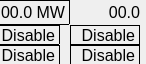
    <widget class="QFrame" name="status_gun">
     <property name="geometry">
      <rect>
       <x>210</x>
       <y>90</y>
       <width>146</width>
       <height>64</height>
      </rect>
     </property>
     <property name="font">
      <font>
       <pointsize>12</pointsize>
      </font>
     </property>
     <property name="frameShape">
      <enum>QFrame::NoFrame</enum>
     </property>
     <property name="frameShadow">
      <enum>QFrame::Plain</enum>
     </property>
     <widget class="PyDMLabel" name="pwr_gun">
      <property name="geometry">
       <rect>
        <x>-10</x>
        <y>0</y>
        <width>80</width>
        <height>25</height>
       </rect>
      </property>
      <property name="maximumSize">
       <size>
        <width>110</width>
        <height>40</height>
       </size>
      </property>
      <property name="font">
       <font>
        <pointsize>12</pointsize>
       </font>
      </property>
      <property name="toolTip">
       <string/>
      </property>
      <property name="styleSheet">
       <string notr="true">PyDMLabel {
  border-radius: 2px;
}
PyDMLabel[alarmSensitiveBorder=&quot;true&quot;][alarmSeverity=&quot;0&quot;] {
  background-color: rgb(0,0,10);
  color: rgb(0,255,0);
}

PyDMLabel[alarmSensitiveBorder=&quot;true&quot;][alarmSeverity=&quot;1&quot;] {
  background-color: rgb(0,0,10);
  color: rgb(255,255,0);
}

PyDMLabel[alarmSensitiveBorder=&quot;true&quot;][alarmSeverity=&quot;2&quot;] {
  background-color: rgb(255,0,0);
  color: rgb(255,255,255);
}

PyDMLabel[alarmSensitiveBorder=&quot;true&quot;][alarmSeverity=&quot;3&quot;] {
  background-color: rgb(192,0,255);
  color: rgb(255,255,0);
}

PyDMLabel[alarmSensitiveBorder=&quot;true&quot;][alarmSeverity=&quot;4&quot;] {
  color: rgb(218,218,218);
  background-color: rgb(25,25,25);
}</string>
      </property>
      <property name="frameShape">
       <enum>QFrame::Box</enum>
      </property>
      <property name="frameShadow">
       <enum>QFrame::Plain</enum>
      </property>
      <property name="text">
       <string>00.0 MW</string>
      </property>
      <property name="alignment">
       <set>Qt::AlignRight|Qt::AlignTrailing|Qt::AlignVCenter</set>
      </property>
      <property name="precision" stdset="0">
       <number>1</number>
      </property>
      <property name="showUnits" stdset="0">
       <bool>true</bool>
      </property>
      <property name="precisionFromPV" stdset="0">
       <bool>false</bool>
      </property>
      <property name="alarmSensitiveContent" stdset="0">
       <bool>false</bool>
      </property>
      <property name="alarmSensitiveBorder" stdset="0">
       <bool>true</bool>
      </property>
      <property name="PyDMToolTip" stdset="0">
       <string/>
      </property>
      <property name="channel" stdset="0">
       <string>ACCL:LI10:21:POWER_W0CH6</string>
      </property>
      <property name="enableRichText" stdset="0">
       <bool>false</bool>
      </property>
     </widget>
     <widget class="PyDMLabel" name="pwr_gun_10">
      <property name="geometry">
       <rect>
        <x>-10</x>
        <y>45</y>
        <width>70</width>
        <height>20</height>
       </rect>
      </property>
      <property name="maximumSize">
       <size>
        <width>110</width>
        <height>40</height>
       </size>
      </property>
      <property name="font">
       <font>
        <pointsize>12</pointsize>
       </font>
      </property>
      <property name="toolTip">
       <string/>
      </property>
      <property name="styleSheet">
       <string notr="true">PyDMLabel {
  border-radius: 2px;
}
PyDMLabel[alarmSensitiveBorder=&quot;true&quot;][alarmSeverity=&quot;0&quot;] {
  background-color: rgb(0,0,10);
  color: rgb(0,255,0);
}

PyDMLabel[alarmSensitiveBorder=&quot;true&quot;][alarmSeverity=&quot;1&quot;] {
  background-color: rgb(0,0,10);
  color: rgb(255,255,0);
}

PyDMLabel[alarmSensitiveBorder=&quot;true&quot;][alarmSeverity=&quot;2&quot;] {
  background-color: rgb(255,0,0);
  color: rgb(255,255,255);
}

PyDMLabel[alarmSensitiveBorder=&quot;true&quot;][alarmSeverity=&quot;3&quot;] {
  background-color: rgb(192,0,255);
  color: rgb(255,255,0);
}

PyDMLabel[alarmSensitiveBorder=&quot;true&quot;][alarmSeverity=&quot;4&quot;] {
  color: rgb(218,218,218);
  background-color: rgb(25,25,25);
}</string>
      </property>
      <property name="frameShape">
       <enum>QFrame::Box</enum>
      </property>
      <property name="frameShadow">
       <enum>QFrame::Plain</enum>
      </property>
      <property name="text">
       <string>Disable</string>
      </property>
      <property name="alignment">
       <set>Qt::AlignRight|Qt::AlignTrailing|Qt::AlignVCenter</set>
      </property>
      <property name="precision" stdset="0">
       <number>1</number>
      </property>
      <property name="showUnits" stdset="0">
       <bool>true</bool>
      </property>
      <property name="precisionFromPV" stdset="0">
       <bool>false</bool>
      </property>
      <property name="alarmSensitiveContent" stdset="0">
       <bool>false</bool>
      </property>
      <property name="alarmSensitiveBorder" stdset="0">
       <bool>true</bool>
      </property>
      <property name="PyDMToolTip" stdset="0">
       <string/>
      </property>
      <property name="channel" stdset="0">
       <string>KLYS:LI10:21:SFB_ADIS</string>
      </property>
      <property name="enableRichText" stdset="0">
       <bool>false</bool>
      </property>
     </widget>
     <widget class="PyDMLabel" name="pwr_gun_9">
      <property name="geometry">
       <rect>
        <x>70</x>
        <y>25</y>
        <width>70</width>
        <height>20</height>
       </rect>
      </property>
      <property name="maximumSize">
       <size>
        <width>110</width>
        <height>40</height>
       </size>
      </property>
      <property name="font">
       <font>
        <pointsize>12</pointsize>
       </font>
      </property>
      <property name="toolTip">
       <string/>
      </property>
      <property name="styleSheet">
       <string notr="true">PyDMLabel {
  border-radius: 2px;
}
PyDMLabel[alarmSensitiveBorder=&quot;true&quot;][alarmSeverity=&quot;0&quot;] {
  background-color: rgb(0,0,10);
  color: rgb(0,255,0);
}

PyDMLabel[alarmSensitiveBorder=&quot;true&quot;][alarmSeverity=&quot;1&quot;] {
  background-color: rgb(0,0,10);
  color: rgb(255,255,0);
}

PyDMLabel[alarmSensitiveBorder=&quot;true&quot;][alarmSeverity=&quot;2&quot;] {
  background-color: rgb(255,0,0);
  color: rgb(255,255,255);
}

PyDMLabel[alarmSensitiveBorder=&quot;true&quot;][alarmSeverity=&quot;3&quot;] {
  background-color: rgb(192,0,255);
  color: rgb(255,255,0);
}

PyDMLabel[alarmSensitiveBorder=&quot;true&quot;][alarmSeverity=&quot;4&quot;] {
  color: rgb(218,218,218);
  background-color: rgb(25,25,25);
}</string>
      </property>
      <property name="frameShape">
       <enum>QFrame::Box</enum>
      </property>
      <property name="frameShadow">
       <enum>QFrame::Plain</enum>
      </property>
      <property name="text">
       <string>Disable</string>
      </property>
      <property name="alignment">
       <set>Qt::AlignRight|Qt::AlignTrailing|Qt::AlignVCenter</set>
      </property>
      <property name="precision" stdset="0">
       <number>1</number>
      </property>
      <property name="showUnits" stdset="0">
       <bool>true</bool>
      </property>
      <property name="precisionFromPV" stdset="0">
       <bool>false</bool>
      </property>
      <property name="alarmSensitiveContent" stdset="0">
       <bool>false</bool>
      </property>
      <property name="alarmSensitiveBorder" stdset="0">
       <bool>true</bool>
      </property>
      <property name="PyDMToolTip" stdset="0">
       <string/>
      </property>
      <property name="channel" stdset="0">
       <string>KLYS:LI10:21:PFBST</string>
      </property>
      <property name="enableRichText" stdset="0">
       <bool>false</bool>
      </property>
     </widget>
     <widget class="PyDMLabel" name="pwr_gun_8">
      <property name="geometry">
       <rect>
        <x>-10</x>
        <y>25</y>
        <width>70</width>
        <height>20</height>
       </rect>
      </property>
      <property name="maximumSize">
       <size>
        <width>110</width>
        <height>40</height>
       </size>
      </property>
      <property name="font">
       <font>
        <pointsize>12</pointsize>
       </font>
      </property>
      <property name="toolTip">
       <string/>
      </property>
      <property name="styleSheet">
       <string notr="true">PyDMLabel {
  border-radius: 2px;
}
PyDMLabel[alarmSensitiveBorder=&quot;true&quot;][alarmSeverity=&quot;0&quot;] {
  background-color: rgb(0,0,10);
  color: rgb(0,255,0);
}

PyDMLabel[alarmSensitiveBorder=&quot;true&quot;][alarmSeverity=&quot;1&quot;] {
  background-color: rgb(0,0,10);
  color: rgb(255,255,0);
}

PyDMLabel[alarmSensitiveBorder=&quot;true&quot;][alarmSeverity=&quot;2&quot;] {
  background-color: rgb(255,0,0);
  color: rgb(255,255,255);
}

PyDMLabel[alarmSensitiveBorder=&quot;true&quot;][alarmSeverity=&quot;3&quot;] {
  background-color: rgb(192,0,255);
  color: rgb(255,255,0);
}

PyDMLabel[alarmSensitiveBorder=&quot;true&quot;][alarmSeverity=&quot;4&quot;] {
  color: rgb(218,218,218);
  background-color: rgb(25,25,25);
}</string>
      </property>
      <property name="frameShape">
       <enum>QFrame::Box</enum>
      </property>
      <property name="frameShadow">
       <enum>QFrame::Plain</enum>
      </property>
      <property name="text">
       <string>Disable</string>
      </property>
      <property name="alignment">
       <set>Qt::AlignRight|Qt::AlignTrailing|Qt::AlignVCenter</set>
      </property>
      <property name="precision" stdset="0">
       <number>1</number>
      </property>
      <property name="showUnits" stdset="0">
       <bool>true</bool>
      </property>
      <property name="precisionFromPV" stdset="0">
       <bool>false</bool>
      </property>
      <property name="alarmSensitiveContent" stdset="0">
       <bool>false</bool>
      </property>
      <property name="alarmSensitiveBorder" stdset="0">
       <bool>true</bool>
      </property>
      <property name="PyDMToolTip" stdset="0">
       <string/>
      </property>
      <property name="channel" stdset="0">
       <string>KLYS:LI10:21:AFBST</string>
      </property>
      <property name="enableRichText" stdset="0">
       <bool>false</bool>
      </property>
     </widget>
     <widget class="PyDMLabel" name="pwr_gun_11">
      <property name="geometry">
       <rect>
        <x>70</x>
        <y>45</y>
        <width>70</width>
        <height>20</height>
       </rect>
      </property>
      <property name="maximumSize">
       <size>
        <width>110</width>
        <height>40</height>
       </size>
      </property>
      <property name="font">
       <font>
        <pointsize>12</pointsize>
       </font>
      </property>
      <property name="toolTip">
       <string/>
      </property>
      <property name="styleSheet">
       <string notr="true">PyDMLabel {
  border-radius: 2px;
}
PyDMLabel[alarmSensitiveBorder=&quot;true&quot;][alarmSeverity=&quot;0&quot;] {
  background-color: rgb(0,0,10);
  color: rgb(0,255,0);
}

PyDMLabel[alarmSensitiveBorder=&quot;true&quot;][alarmSeverity=&quot;1&quot;] {
  background-color: rgb(0,0,10);
  color: rgb(255,255,0);
}

PyDMLabel[alarmSensitiveBorder=&quot;true&quot;][alarmSeverity=&quot;2&quot;] {
  background-color: rgb(255,0,0);
  color: rgb(255,255,255);
}

PyDMLabel[alarmSensitiveBorder=&quot;true&quot;][alarmSeverity=&quot;3&quot;] {
  background-color: rgb(192,0,255);
  color: rgb(255,255,0);
}

PyDMLabel[alarmSensitiveBorder=&quot;true&quot;][alarmSeverity=&quot;4&quot;] {
  color: rgb(218,218,218);
  background-color: rgb(25,25,25);
}</string>
      </property>
      <property name="frameShape">
       <enum>QFrame::Box</enum>
      </property>
      <property name="frameShadow">
       <enum>QFrame::Plain</enum>
      </property>
      <property name="text">
       <string>Disable</string>
      </property>
      <property name="alignment">
       <set>Qt::AlignRight|Qt::AlignTrailing|Qt::AlignVCenter</set>
      </property>
      <property name="precision" stdset="0">
       <number>1</number>
      </property>
      <property name="showUnits" stdset="0">
       <bool>true</bool>
      </property>
      <property name="precisionFromPV" stdset="0">
       <bool>false</bool>
      </property>
      <property name="alarmSensitiveContent" stdset="0">
       <bool>false</bool>
      </property>
      <property name="alarmSensitiveBorder" stdset="0">
       <bool>true</bool>
      </property>
      <property name="PyDMToolTip" stdset="0">
       <string/>
      </property>
      <property name="channel" stdset="0">
       <string>KLYS:LI10:21:SFB_PDIS</string>
      </property>
      <property name="enableRichText" stdset="0">
       <bool>false</bool>
      </property>
     </widget>
     <widget class="PyDMLabel" name="phi_gun">
      <property name="geometry">
       <rect>
        <x>80</x>
        <y>0</y>
        <width>60</width>
        <height>25</height>
       </rect>
      </property>
      <property name="maximumSize">
       <size>
        <width>60</width>
        <height>40</height>
       </size>
      </property>
      <property name="font">
       <font>
        <pointsize>12</pointsize>
       </font>
      </property>
      <property name="toolTip">
       <string/>
      </property>
      <property name="styleSheet">
       <string notr="true">PyDMLabel {
  border-radius: 5px;
}
PyDMLabel[alarmSensitiveBorder=&quot;true&quot;][alarmSeverity=&quot;0&quot;] {
  background-color: rgb(0,0,10);
  color: rgb(0,255,0);
}

PyDMLabel[alarmSensitiveBorder=&quot;true&quot;][alarmSeverity=&quot;1&quot;] {
  background-color: rgb(0,0,10);
  color: rgb(255,255,0);
}

PyDMLabel[alarmSensitiveBorder=&quot;true&quot;][alarmSeverity=&quot;2&quot;] {
  background-color: rgb(255,0,0);
  color: rgb(255,255,255);
}

PyDMLabel[alarmSensitiveBorder=&quot;true&quot;][alarmSeverity=&quot;3&quot;] {
  background-color: rgb(192,0,255);
  color: rgb(255,255,0);
}

PyDMLabel[alarmSensitiveBorder=&quot;true&quot;][alarmSeverity=&quot;4&quot;] {
  color: rgb(218,218,218);
  background-color: rgb(25,25,25);
}</string>
      </property>
      <property name="text">
       <string>00.0</string>
      </property>
      <property name="alignment">
       <set>Qt::AlignRight|Qt::AlignTrailing|Qt::AlignVCenter</set>
      </property>
      <property name="precision" stdset="0">
       <number>1</number>
      </property>
      <property name="showUnits" stdset="0">
       <bool>false</bool>
      </property>
      <property name="precisionFromPV" stdset="0">
       <bool>false</bool>
      </property>
      <property name="alarmSensitiveContent" stdset="0">
       <bool>true</bool>
      </property>
      <property name="alarmSensitiveBorder" stdset="0">
       <bool>true</bool>
      </property>
      <property name="PyDMToolTip" stdset="0">
       <string/>
      </property>
      <property name="channel" stdset="0">
       <string>ACCL:LI10:21:PHASE_W0CH6</string>
      </property>
      <property name="enableRichText" stdset="0">
       <bool>false</bool>
      </property>
     </widget>
    </widget>
